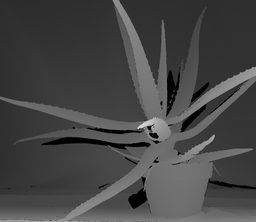
#> input picture a.png, 256 x 222 px, shrunk from 1282 x 1110 before the run
$ jupyter execute --allow-errors LSB_stega.ipynb
#> lines starting #> are read from the running program, lines starting #| are printed output that depends on the picture; after the words box and inside, x2 and y2 are one past the last pixel; in counts of white or black regions, pixels touching at a corner belong together; long printed decimals are rounded
[cell 1]
#import libs
import cv2
import numpy as np
from PIL import Image

[cell 2]
#function to convert data into binary
def messageToBinary(message):
    if type(message) == str:
        return ''.join([ format(ord(i), "08b") for i in message ])
    elif type(message) == bytes or type(message) == np.ndarray:
        return [ format(i, "08b") for i in message ]
    elif type(message) == int or type(message) == np.uint8 or type(message) == np.int64:
        return format(message, "08b")
    else:
        TypeError("Format does not support")
        return

[cell 3]
# Encode data into image - 1 LSB steganography
def encode():
  image_name = "a.png"  #image name to read
  image = cv2.imread(image_name,0) # Read the input image using OpenCV-Python.
#> image is the input picture: shape (222, 256); min 0, max 221, mean 69.8
  #It is a library of Python bindings designed to solve computer vision problems.
  # image = cv2.resize(image, (128,128), interpolation = cv2.INTER_AREA)


  #details of the image
  print("The shape of the image is: ",image.shape) #check the shape of image to calculate the number of bytes in it
#| The shape of the image is:  (222, 256)


  input_file = open("input.txt","r")
#> (reads input.txt from the repository)
  data = input_file.read()
  if (len(data) == 0):
    raise ValueError('Data is empty')

  data += "$$$$$" # you can use any string as the delimeter

  # convert input data to binary format using messageToBinary() fucntion
  binary_data = messageToBinary(data)

  # save binary data to binary.txt file
  binary_file = open("binary.txt","w")
  binary_file.write(str(binary_data))
  binary_file.close()

  stega_image = "a1.png" #name of ecoded image (output image after steganography)

  # calculate the maximum bytes to encode
  n_bytes = image.shape[0] * image.shape[1]
#> n_bytes = 56832
  print("Maximum bytes to encode:", n_bytes)
#| Maximum bytes to encode: 56832

  #Check if the number of bytes to encode is less than the maximum bytes in the image
  if len(binary_data) > n_bytes:
      raise ValueError("Error encountered insufficient bytes, need bigger image or less data !!")


  data_index = 0 # keep track of where we are in the binary data
  data_len = len(binary_data) #Find the length of data that needs to be hidden

  for i in range(0,len(image)):
      for j in range(0,len(image[0])):
         image[i][j] = image[i][j]//2
         image[i][j] = image[i][j]*2    #after devided by 2 and multiplied by 2 last 1 bit become zero
         image[i][j] = image[i][j] + int(binary_data[data_index:data_index+1]) # add 1 bit of data to pixel value
         data_index += 1
         if data_index >= data_len:
               break
      if data_index >= data_len:
               break
#> this loop made 3 passes
#> image: shape (222, 256); 0.48% of pixels changed, all inside (x1, y1, x2, y2) = (1, 0, 256, 3)
#> after the loop, data_index = 560

  cv2.imwrite(stega_image, image)

[cell 4]
# Encode data into image
def encode2():
  image_name = "a.png"
  image = cv2.imread(image_name,0) # Read the input image using OpenCV-Python.
  #It is a library of Python bindings designed to solve computer vision problems.
  # image = cv2.resize(image, (128,128), interpolation = cv2.INTER_AREA)


  #details of the image
  print("The shape of the image is: ",image.shape) #check the shape of image to calculate the number of bytes in it
#| The shape of the image is:  (222, 256)


  input_file = open("input.txt","r")
  data = input_file.read()
  if (len(data) == 0):
    raise ValueError('Data is empty')

  data += "$$$$$" # you can use any string as the delimeter

  # convert input data to binary format using messageToBinary() fucntion
  binary_data = messageToBinary(data)

  # save binary data to binary.txt file
  binary_file = open("binary.txt","w")
  binary_file.write(str(binary_data))
  binary_file.close()

  stega_image = "a2.png" #name of ecoded image (output image after steganography)

  # calculate the maximum bytes to encode
  n_bytes = image.shape[0] * image.shape[1]
#> n_bytes = 56832
  print("Maximum bytes to encode:", n_bytes)
#| Maximum bytes to encode: 56832

  #Check if the number of bytes to encode is less than the maximum bytes in the image
  if len(binary_data) > n_bytes:
      raise ValueError("Error encountered insufficient bytes, need bigger image or less data !!")


  data_index = 0 # keep track of where we are in the binary data
  data_len = len(binary_data) #Find the length of data that needs to be hidden

  for i in range(0,len(image)):
      for j in range(0,len(image[0])):
         image[i][j] = image[i][j]//4
         image[i][j] = image[i][j]*4 #after devided by 4 and multiplied by 4 last 2 bit become zero
         image[i][j] = image[i][j] + int(binary_data[data_index:data_index+2]) # add 2 bit of data to pixel value
         data_index += 2
         if data_index >= data_len:
               break
      if data_index >= data_len:
               break
#> this loop made 2 passes
#> image: shape (222, 256); 0.44% of pixels changed, all inside (x1, y1, x2, y2) = (0, 0, 256, 2)
#> after the loop, data_index = 560

  cv2.imwrite(stega_image, image)

[cell 5]
# Encode data into image
def encode3():
  image_name = "a.png"
  image = cv2.imread(image_name,0) # Read the input image using OpenCV-Python.
  #It is a library of Python bindings designed to solve computer vision problems.
  # image = cv2.resize(image, (128,128), interpolation = cv2.INTER_AREA)


  #details of the image
  print("The shape of the image is: ",image.shape) #check the shape of image to calculate the number of bytes in it
#| The shape of the image is:  (222, 256)


  input_file = open("input.txt","r")
  data = input_file.read()
  if (len(data) == 0):
    raise ValueError('Data is empty')

  data += "$$$$$" # you can use any string as the delimeter

  # convert input data to binary format using messageToBinary() fucntion
  binary_data = messageToBinary(data)

  # save binary data to binary.txt file
  binary_file = open("binary.txt","w")
  binary_file.write(str(binary_data))
  binary_file.close()

  stega_image = "a3.png" #name of ecoded image (output image after steganography)

  # calculate the maximum bytes to encode
  n_bytes = image.shape[0] * image.shape[1]
#> n_bytes = 56832
  print("Maximum bytes to encode:", n_bytes)
#| Maximum bytes to encode: 56832

  #Check if the number of bytes to encode is less than the maximum bytes in the image
  if len(binary_data) > n_bytes:
      raise ValueError("Error encountered insufficient bytes, need bigger image or less data !!")


  data_index = 0 # keep track of where we are in the binary data
  data_len = len(binary_data) #Find the length of data that needs to be hidden

  for i in range(0,len(image)):
      for j in range(0,len(image[0])):
         image[i][j] = image[i][j]//8
         image[i][j] = image[i][j]*8  #after devided by 8 and multiplied by 8 last 3 bit become zero
         image[i][j] = image[i][j] + int(binary_data[data_index:data_index+3]) # add 3 bit of data to pixel
         data_index += 3
         if data_index >= data_len:
               break
      if data_index >= data_len:
               break
#> this loop made 1 pass
#> image: shape (222, 256); 0.33% of pixels changed, all inside (x1, y1, x2, y2) = (0, 0, 187, 1)
#> after the loop, data_index = 561

  cv2.imwrite(stega_image, image)

[cell 6]
# Decode the data in the image
def decode():
  # read the image that contains the hidden image
  image_name = "a1.png" #name of ecoded image (output image after steganography)
  image = cv2.imread(image_name,0) #read the image using cv2.imread()

  binary_data = ""
  for values in image:
      for pixel in values:
          binary_data += str(pixel%2) #read last 1 bit of each pixel and add it to binary data

  # split by 8-bits
  all_bytes = [binary_data[i: i+8] for i in range(0, len(binary_data), 8) ]
#> all_bytes = 7104 items, first 6: '01010111', '01100101', '00100000', '01100011', '01100001', '01101110'

  # convert from bits to characters
  decoded_data = ""
  for byte in all_bytes:
      decoded_data += chr(int(byte, 2))
      if decoded_data[-5:] == "$$$$$": #check if we have reached the delimeter which is $$$$$
          break
#> this loop made 70 passes
#> (byte, decoded_data) on passes 1 to 12: ('01010111', 'W'), ('01100101', 'We'), ('00100000', 'We '), ('01100011', 'We c'), ('01100001', 'We ca'), ('01101110', 'We can'), ('00100000', 'We can '), ('01100100', 'We can d'), ('01100101', 'We can de'), ('01110011', 'We can des'), ('01100011', 'We can desc'), ('01110010', 'We can descr')
#> byte on passes 41 to 46: '01101001', '01110100', '01100101', '00100000', '01110011', '01100101'
  #print(decoded_data)
  text =  decoded_data[:-5] #remove the delimeter to show the original hidden message


#   text = showData(image)
#   #print(text)

  #save the decoded data to output.txt file
  output_file = open("output.txt","w")
  output_file.write(text)
  output_file.close()

[cell 7]
def decode2():
      # read the image that contains the hidden image
  image_name = "a2.png" #name of ecoded image (output image after steganography)
  image = cv2.imread(image_name,0) #read the image using cv2.imread()

  binary_data = ""
  for values in image:
      for pixel in values:
          binary_data += str(messageToBinary(pixel%4)[-2:])


  # split by 8-bits
  all_bytes = [binary_data[i: i+8] for i in range(0, len(binary_data), 8) ]
#> all_bytes = 14208 items, first 6: '01010111', '01100101', '00100000', '01100011', '01100001', '01101110'

  # convert from bits to characters
  decoded_data = ""
  for byte in all_bytes:
      decoded_data += chr(int(byte, 2))
      if decoded_data[-5:] == "$$$$$": #check if we have reached the delimeter which is $$$$$
          break
  #print(decoded_data)
  text =  decoded_data[:-5] #remove the delimeter to show the original hidden message


#   text = showData(image)
#   #print(text)

  #save the decoded data to output.txt file
  output_file = open("output2.txt","w")
  output_file.write(text)
  output_file.close()

[cell 8]
def decode3():
      # read the image that contains the hidden image
  image_name = "a3.png" #name of ecoded image (output image after steganography)
  image = cv2.imread(image_name,0) #read the image using cv2.imread()

  binary_data = ""
  for values in image:
      for pixel in values:
          binary_data += str(messageToBinary(pixel%8)[-3:])


  # split by 8-bits
  all_bytes = [binary_data[i: i+8] for i in range(0, len(binary_data), 8) ]
#> all_bytes = 21312 items

  # convert from bits to characters
  decoded_data = ""
  for byte in all_bytes:
      decoded_data += chr(int(byte, 2))
      if decoded_data[-5:] == "$$$$$": #check if we have reached the delimeter which is $$$$$
          break
  #print(decoded_data)
  text =  decoded_data[:-5] #remove the delimeter to show the original hidden message


#   text = showData(image)
#   #print(text)

  #save the decoded data to output.txt file
  output_file = open("output3.txt","w")
  output_file.write(text)
  output_file.close()

# optimised version of above decode function
# this function does not read from all pixel
# this functon read only data pixel

[cell 9]
def decode_():
  # read the image that contains the hidden image
  image_name = "a1.png" #name of ecoded image (output image after steganography)
  image = cv2.imread(image_name,0) #read the image using cv2.imread()

  binary_data = ""
  decoded_data = ""
  for values in image:
      for pixel in values:
          binary_data += str(pixel%2) #read last 1 bit of each pixel and add it to binary data
          if(len(binary_data) == 8):
                decoded_data += chr(int(binary_data, 2))
                binary_data = ""
                if decoded_data[-5:] == "$$$$$": #check if we have reached the delimeter which is $$$$$
                  break
      if decoded_data[-5:] == "$$$$$": #check if we have reached the delimeter which is $$$$$
        break
#> after the loop, binary_data = ''

  text =  decoded_data[:-5] #remove the delimeter to show the original hidden message


#   text = showData(image)
#   #print(text)

  #save the decoded data to output.txt file
  output_file = open("output.txt","w")
  output_file.write(text)
  output_file.close()

[cell 10]
def decode2_():
      # read the image that contains the hidden image
  image_name = "a2.png" #name of ecoded image (output image after steganography)
  image = cv2.imread(image_name,0) #read the image using cv2.imread()

  binary_data = ""
  decoded_data = ""
  for values in image:
      for pixel in values:
          binary_data += str(messageToBinary(pixel%4)[-2:])
          if(len(binary_data) == 8):
                decoded_data += chr(int(binary_data, 2))
                binary_data = ""
                if decoded_data[-5:] == "$$$$$": #check if we have reached the delimeter which is $$$$$
                  break
      if decoded_data[-5:] == "$$$$$": #check if we have reached the delimeter which is $$$$$
        break
#> after the loop, binary_data = ''

  #print(decoded_data)
  text =  decoded_data[:-5] #remove the delimeter to show the original hidden message


#   text = showData(image)
#   #print(text)

  #save the decoded data to output.txt file
  output_file = open("output2.txt","w")
  output_file.write(text)
  output_file.close()

[cell 11]
def decode3_():
      # read the image that contains the hidden image
  image_name = "a3.png" #name of ecoded image (output image after steganography)
  image = cv2.imread(image_name,0) #read the image using cv2.imread()

  binary_data = ""
  decoded_data = ""
  for values in image:
      for pixel in values:
          binary_data += str(messageToBinary(pixel%8)[-3:])
          if(len(binary_data) >= 8):
                byte = binary_data[0:8]
                decoded_data += chr(int(byte, 2))
                binary_data = binary_data[8:]
                if decoded_data[-5:] == "$$$$$": #check if we have reached the delimeter which is $$$$$
                  break
      if decoded_data[-5:] == "$$$$$": #check if we have reached the delimeter which is $$$$$
        break
#> after the loop, binary_data = '0'; byte = '00100100'

  #print(decoded_data)
  text =  decoded_data[:-5] #remove the delimeter to show the original hidden message


#   text = showData(image)
#   #print(text)

  #save the decoded data to output.txt file
  output_file = open("output3.txt","w")
  output_file.write(text)
  output_file.close()

[cell 12]
encode()

[cell 13]
encode2()

[cell 14]
encode3()

[cell 15]
decode()

[cell 16]
decode2()

[cell 17]
decode3()

[cell 18]
decode_()

[cell 19]
decode2_()

[cell 20]
decode3_()

[cell 21]
img_name = "a.png"
count = 0
image = cv2.imread(img_name,0)
for value in image:
        for pix in value:
            print(pix , end=" ")
            count = count + 1
            if count == 10:
                break
        if count == 10:
                break
#> after the loop, count = 10

[cell 22]
img_name = "a1.png"
count = 0
image = cv2.imread(img_name,0)
for value in image:
        for pix in value:
            print(pix , end=" ")
            count = count + 1
            if count == 10:
                break
        if count == 10:
                break
#> after the loop, count = 10

[cell 23]
# Funtion to show histogram on image

import numpy as np
import cv2
from matplotlib import pyplot as plt


img1 = cv2.imread('a.png',-1)
img2 = cv2.imread('a1.png',-1)
img3 = cv2.imread('a2.png',-1)
img4 = cv2.imread('a3.png',-1)

# cv2.imshow('img',img)
plt.hist(img1.ravel(),256,[0,256])
plt.title("original Image")
plt.xlabel("Pixel Values")
plt.ylabel("frequency")
plt.show()
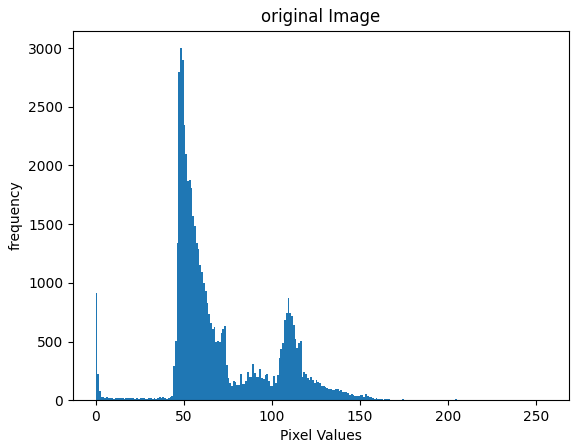
#> figure drawn by matplotlib, 1 panel; tallest bar 2999 high, from x = 48 to 49

plt.hist(img2.ravel(),256,[0,256])
plt.title("1 LSB stega Image")
plt.xlabel("Pixel Values")
plt.ylabel("frequency")
plt.show()
#> figure, not shown here; tallest bar 2989 high, from x = 48 to 49

plt.hist(img3.ravel(),256,[0,256])
plt.title("2 LSB stega Image")
plt.xlabel("Pixel Values")
plt.ylabel("frequency")
plt.show()
#> figure, not shown here; tallest bar 2990 high, from x = 48 to 49

plt.hist(img4.ravel(),256,[0,256])
plt.title("3 LSB stega Image")
plt.xlabel("Pixel Values")
plt.ylabel("frequency")
plt.show()
#> figure, not shown here; tallest bar 2988 high, from x = 48 to 49
#| Mean Square error is:  0.004839
#| Root Mean Square error is:  0.06956

cv2.waitKey(0)
#> (the rest of this cell did not finish here and is left out)

[cell 24]
# Quality Matrix

import cv2
import numpy as np
import skimage
from PIL import Image
from math import log10, sqrt
from skimage import metrics

def mse(vref, vcmp):
	r = np.asarray(vref, dtype=np.float64).ravel()
	c = np.asarray(vcmp, dtype=np.float64).ravel()
	return np.mean(np.abs(r - c)**2)

def rmse(vref, vcmp):
	r = np.asarray(vref, dtype=np.float64).ravel()
	c = np.asarray(vcmp, dtype=np.float64).ravel()
	return np.sqrt(np.mean((r-c)**2))


def simi(vref, vcmp):
	metrics.structural_similarity(vref, vcmp, full=True)


def snr(vref, vcmp):
	dv = np.var(vref)
#> dv = 872.3
	with np.errstate(divide='ignore'):
		rt = dv / mse(vref, vcmp)
#> rt = 180278.1
#| Signal to noise ratio is:  52.559
	return 10.0 * np.log10(rt)


# [7 lines of commented-out code are left out]

def psnr(original, compressed):
    mse = np.mean((original - compressed) ** 2)
#> mse = 0.00484
    if(mse == 0):  # MSE is zero means no noise is present in the signal .
                  # Therefore PSNR have no importance.
        return 100
    max_pixel = 255.0
    psnr = 20 * log10(max_pixel / sqrt(mse))
#> psnr = 71.28
    return psnr


def readImage(file, points):
	im = Image.open(file).convert('L')
	WIDTH, HEIGHT = im.size

	data = list(im.getdata())
	data = [data[offset:offset+WIDTH] for offset in range(0, WIDTH*HEIGHT, WIDTH)]
	ROI = []
	for i in range(len(points)):
		ROI.append(data[points[i][0]][points[i][1]])
	return ROI

# img1 = readImage('lena.jpg')
# img2 = readImage('lena1.jpg')
img1 = cv2.imread('a.png',-1)
img2 = cv2.imread('a1.png',-1)
img3 = cv2.imread('a2.png',-1)
img4 = cv2.imread('a3.png',-1)

print("1 lsb bit staga")
print ('Mean Square error is: ', mse(img1, img2))
print ('Root Mean Square error is: ', rmse(img1, img2))
print ('Signal to noise ratio is: ', snr(img1, img2))
print ('Peak signal-to-noise ratio is: ',psnr(img1, img2))
#| Peak signal-to-noise ratio is:  71.283
print ('structural similarity index is: ',simi(img1, img2))
#| structural similarity index is:  None

print()
print("2 lsb bit staga")
print ('Mean Square error is: ', mse(img1, img3))
#| Mean Square error is:  0.1458
print ('Root Mean Square error is: ', rmse(img1, img3))
#| Root Mean Square error is:  0.3818
print ('Signal to noise ratio is: ', snr(img1, img3))
#| Signal to noise ratio is:  37.769
print ('Peak signal-to-noise ratio is: ',psnr(img1, img3))
#| Peak signal-to-noise ratio is:  56.493
print ('structural similarity index is: ',simi(img1, img3))
#| structural similarity index is:  None

print()
print("3 lsb bit staga")
print ('Mean Square error is: ', mse(img1, img4))
#| Mean Square error is:  12.958
print ('Root Mean Square error is: ', rmse(img1, img4))
#| Root Mean Square error is:  3.600
print ('Signal to noise ratio is: ', snr(img1, img4))
#| Signal to noise ratio is:  18.281
print ('Peak signal-to-noise ratio is: ',psnr(img1, img4))
#| Peak signal-to-noise ratio is:  54.804
print ('structural similarity index is: ',simi(img1, img4))
#| structural similarity index is:  None
